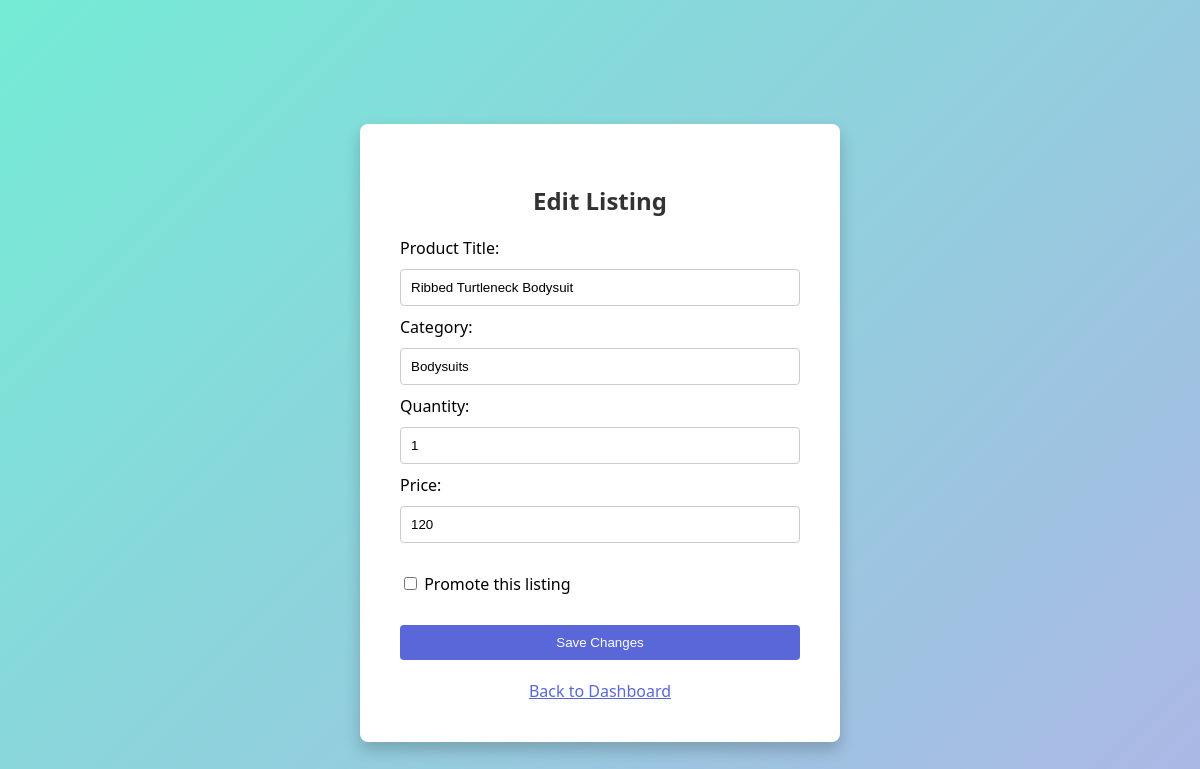
The app's page /edit_listing/1773 with its own data.
### tables this page shows
CREATE TABLE Listings
(
    seller_email        text,
    listing_id          integer,
    category            text,
    product_title       text,
    product_name        text,
    product_description text,
    quantity            integer,
    product_price       integer,
    status              integer,
    primary key (listing_id, seller_email),
    foreign key (seller_email) references Sellers(email),
    foreign key (category) references Categories(category_name)
);

### app.py (the view)
@app.route('/edit_listing/<int:listing_id>', methods=['GET', 'POST'])
def edit_listing(listing_id):
    conn = sqlite3.connect(DATABASE)
    cursor = conn.cursor()
    if request.method == 'POST':
        title = request.form['title']
        category = request.form['category']
        quantity = request.form['quantity']
        price = request.form['price']
        promote = request.form.get('promote')
        cursor.execute("""
            UPDATE Listings
            SET product_title = ?, category = ?, quantity = ?, product_price = ?
            WHERE listing_id = ?
        """, (title, category, quantity, price, listing_id))
        if promote == '1':
            cursor.execute("""
                INSERT INTO Categories (parent_category, category_name)
                SELECT 'Root', ?
                WHERE NOT EXISTS (
                    SELECT 1 FROM Categories WHERE parent_category = 'Root' AND category_name = ?
                )
            """, (title + " - Promoted", title + " - Promoted"))
        else:
            cursor.execute("""
                DELETE FROM Categories
                WHERE parent_category = 'Root' AND category_name = ?
            """, (title + " - Promoted",))
        conn.commit()
        conn.close()
        flash('Listing updated successfully.')
        return redirect(url_for('seller_dashboard'))
    else:
        cursor.execute("""
            SELECT product_title, category, quantity, product_price
            FROM Listings
            WHERE listing_id = ?
        """, (listing_id,))
        listing = cursor.fetchone()
        cursor.execute("""
            SELECT parent_category, category_name
            FROM Categories
            WHERE Categories.category_name = ?
        """, (listing[0]+" - Promoted",))
        listing_info = list(listing)
        category_heirarchy = cursor.fetchone()
        if category_heirarchy is not None and category_heirarchy[0] == "Root":
            listing_info.append(True)
        else:
            listing_info.append(False)
        conn.close()
        if listing_info:
            return render_template('edit_listing.html', listing_id=listing_id, listing=listing_info)
        else:
            return "Listing not found.", 404

### templates/edit_listing.html (shortened to what this page needs)
<!DOCTYPE html>
<html>
<head>
</head>
<body>
  <div class="container">
    <h2>Edit Listing</h2>
    <form method="POST">
      <label>Product Title:</label>
      <input type="text" name="title" value="{{ listing[0] }}" required>
      <label>Category:</label>
      <input type="text" name="category" value="{{ listing[1] }}" required>
      <label>Quantity:</label>
      <input type="number" name="quantity" value="{{ listing[2] }}" required>
      <label>Price:</label>
      <input type="number" step="0.01" name="price" value="{{ listing[3] }}" required>
      <div style="margin-top: 20px;">
        <label>
          <input type="checkbox" name="promote" value="1" {% if listing[4] %}checked{% endif %}>
          Promote this listing
        </label>
      </div>
      <button type="submit" style="margin-top: 20px;">Save Changes</button>
    </form>
    <a href="{{ url_for('seller_dashboard') }}" style="display: block; margin-top: 20px;">Back to Dashboard</a>
  </div>
</body>
</html>

### templates/edit_listing.html (style rules this page uses)
body { font-family: 'Segoe UI', Tahoma, Geneva, Verdana, sans-serif; background: linear-gradient(135deg, #74ebd5, #ACB6E5); min-height: 100vh; display: flex; align-items: center; justify-content: center; }
.container { background-color: #fff; border-radius: 8px; padding: 40px; width: 400px; box-shadow: 0 8px 16px rgba(0, 0, 0, 0.2); margin-top: 50px; }
h2 { text-align: center; margin-bottom: 20px; color: #333; }
form { display: flex; flex-direction: column; gap: 10px; }
input, button { padding: 10px; border-radius: 4px; border: 1px solid #ccc; }
button { background-color: #5A67D8; color: white; border: none; cursor: pointer; }
a { display: block; text-align: center; margin-top: 10px; color: #5A67D8; }

### records on screen
Listings: title "Ribbed Turtleneck Bodysuit", category "Bodysuits", quantity "1", price "120"
